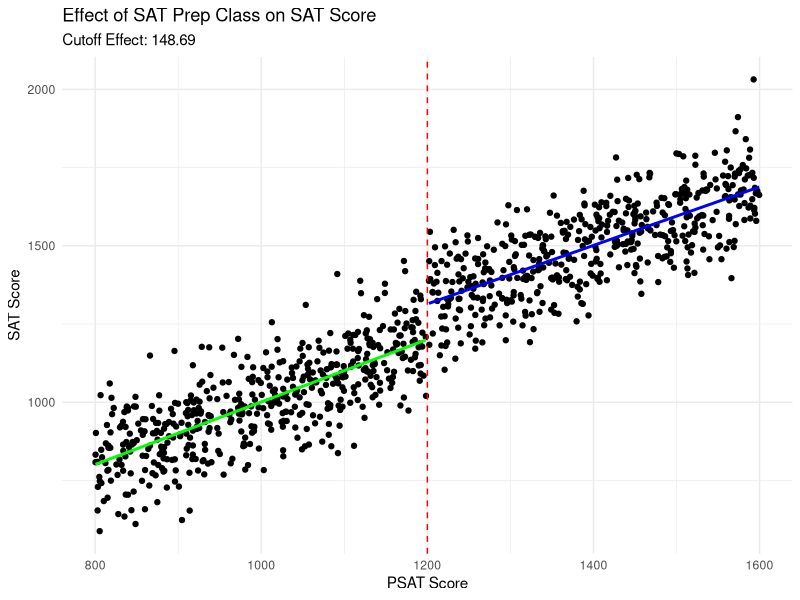

Write R code to recreate this figure.
library(ggplot2)

# Set the random seed for reproducibility
set.seed(123)

# Function to simulate PSAT and SAT scores with more noise for regression discontinuity design
simulate_psat_sat_scores <- function(n_obs, max_value, cutoff) {
  psat_scores <- runif(n_obs, min = 800, max = max_value)
  treatment <- ifelse(psat_scores >= cutoff, 1, 0)
  noise_sd <- 100  # Increase the standard deviation of noise for more variation
  sat_scores <- psat_scores + 100 * treatment + rnorm(n_obs, mean = 0, sd = noise_sd)  # Increase effect size to 50
  data.frame(PSAT_Score = psat_scores, SAT_Score = sat_scores, Treatment = treatment)
}

# Simulate PSAT and SAT scores with more noise and a bigger positive effect for the treated group
n_obs <- 1000
max_value <- 1600
cutoff <- 1200
psat_sat_data <- simulate_psat_sat_scores(n_obs, max_value, cutoff)

# Separate data points for treated and control groups
data_treated <- subset(psat_sat_data, Treatment == 1)
data_control <- subset(psat_sat_data, Treatment == 0)

# Calculate the cutoff effect
cutoff_tolerance <- 20
cutoff_effect <- mean(data_treated$SAT_Score[data_treated$PSAT_Score >= cutoff - cutoff_tolerance & data_treated$PSAT_Score < cutoff + cutoff_tolerance]) -
  mean(data_control$SAT_Score[data_control$PSAT_Score >= cutoff - cutoff_tolerance & data_control$PSAT_Score < cutoff + cutoff_tolerance])

# Fit quadratic regression lines for treated and control groups
lm_treated <- lm(SAT_Score ~ PSAT_Score, data = data_treated)
lm_control <- lm(SAT_Score ~ PSAT_Score, data = data_control)

# Visualize the RDD plot with quadratic regression lines and cutoff effect label
ggplot(psat_sat_data, aes(x = PSAT_Score, y = SAT_Score)) +
  geom_point() +
  geom_vline(xintercept = cutoff, linetype = "dashed", color = "red") +
  geom_smooth(method = "lm", formula = y ~ x , data = data_treated, 
              se = FALSE, color = "blue") +
  geom_smooth(method = "lm", formula = y ~ x , data = data_control, 
              se = FALSE, color = "green") +
  labs(title = "Effect of SAT Prep Class on SAT Score",
       x = "PSAT Score",
       y = "SAT Score",
       subtitle = paste("Cutoff Effect:", round(cutoff_effect, 2))) +  # Display the cutoff effect label
  theme_minimal()
